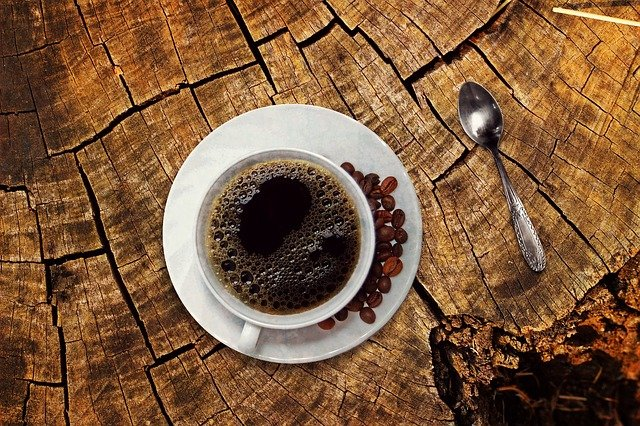
#> input picture source/coffee05.jpg, 640 x 426 px
$ python 04_img_processing_blur.py
#> lines starting #> are read from the running program, lines starting #| are printed output that depends on the picture
### stacking_images.py
import cv2
import numpy as np

# image stack function from https://www.murtazahassan.com/
def stackImages(scale,imgArray):
    rows = len(imgArray)
    cols = len(imgArray[0])
    rowsAvailable = isinstance(imgArray[0], list)
    width = imgArray[0][0].shape[1]
    height = imgArray[0][0].shape[0]
    if rowsAvailable:
        for x in range ( 0, rows):
            for y in range(0, cols):
                if imgArray[x][y].shape[:2] == imgArray[0][0].shape [:2]:
                    imgArray[x][y] = cv2.resize(imgArray[x][y], (0, 0), None, scale, scale)
                else:
                    imgArray[x][y] = cv2.resize(imgArray[x][y], (imgArray[0][0].shape[1], imgArray[0][0].shape[0]), None, scale, scale)
                if len(imgArray[x][y].shape) == 2: imgArray[x][y]= cv2.cvtColor( imgArray[x][y], cv2.COLOR_GRAY2BGR)
        imageBlank = np.zeros((height, width, 3), np.uint8)
        hor = [imageBlank]*rows
        hor_con = [imageBlank]*rows
        for x in range(0, rows):
            hor[x] = np.hstack(imgArray[x])
        ver = np.vstack(hor)
    else:
        for x in range(0, rows):
            if imgArray[x].shape[:2] == imgArray[0].shape[:2]:
                imgArray[x] = cv2.resize(imgArray[x], (0, 0), None, scale, scale)
            else:
                imgArray[x] = cv2.resize(imgArray[x], (imgArray[0].shape[1], imgArray[0].shape[0]), None,scale, scale)
            if len(imgArray[x].shape) == 2: imgArray[x] = cv2.cvtColor(imgArray[x], cv2.COLOR_GRAY2BGR)
        hor= np.hstack(imgArray)
        ver = hor
    return ver

# [22 lines of commented-out code are left out]

### 04_img_processing_blur.py
"""
Blur ช่วยลด noise ได้ภาพที่เรียบเนียนกว่า convolution
มี 3 แบบ
 - mean blur
 - median blur
 - gaussian blur
"""
import cv2
import numpy as np
from stacking_images import stackImages

img = cv2.imread('source/coffee05.jpg', 0)
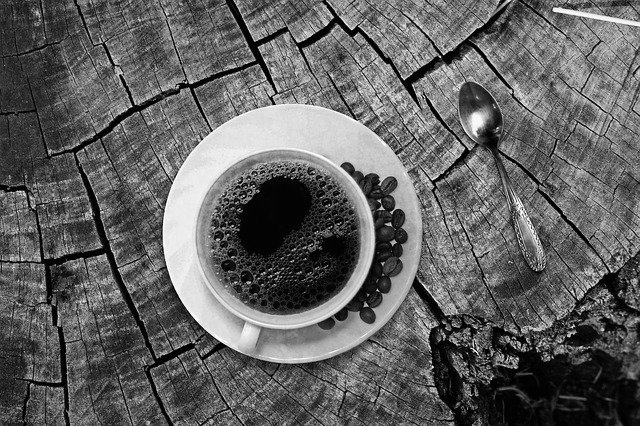
#> img: shape (426, 640); min 0, max 255, mean 97.8

k = 5

imgMeanBlur = cv2.blur(img, (k,k))
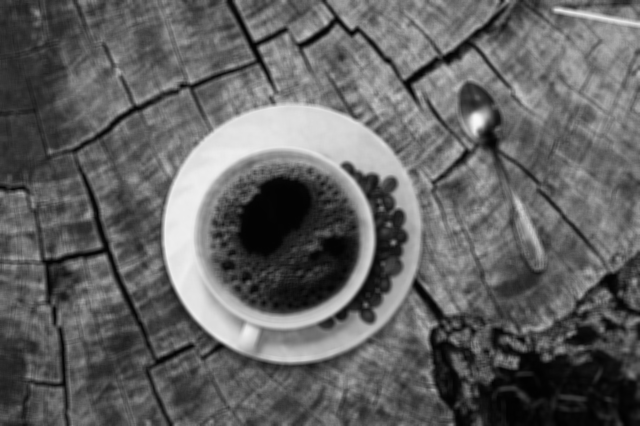
#> imgMeanBlur: shape (426, 640); min 1, max 249, mean 97.8
imgMedianBlur = cv2.medianBlur(img, k)
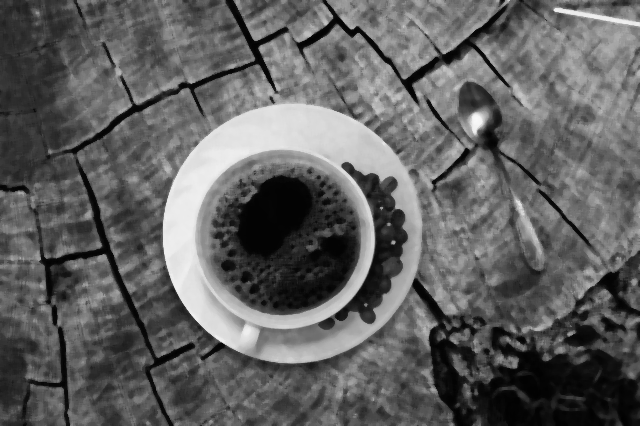
#> imgMedianBlur: shape (426, 640); min 1, max 249, mean 96.9
imgGaussianBlur = cv2.GaussianBlur(img, (k,k), 0)

stackImg = stackImages(0.75, [[img, imgMeanBlur],[imgMedianBlur, imgGaussianBlur]])
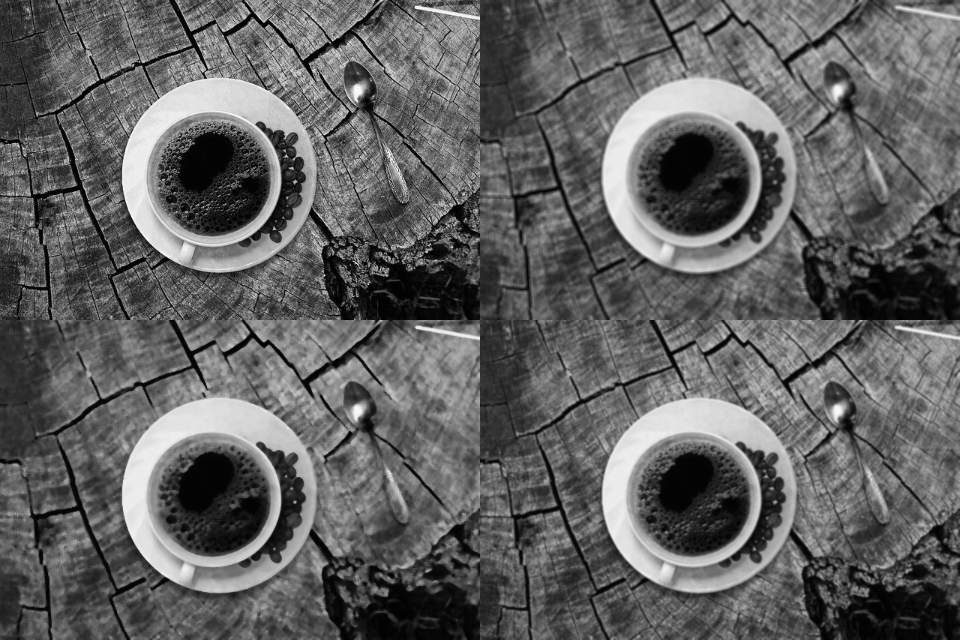
#> stackImg: shape (640, 960, 3); min 0, max 253, mean 97.4
cv2.imshow('output', stackImg)
cv2.waitKey(0)
cv2.destroyAllWindows()

$ run again, with source/legos04.jpg copied over source/coffee05.jpg
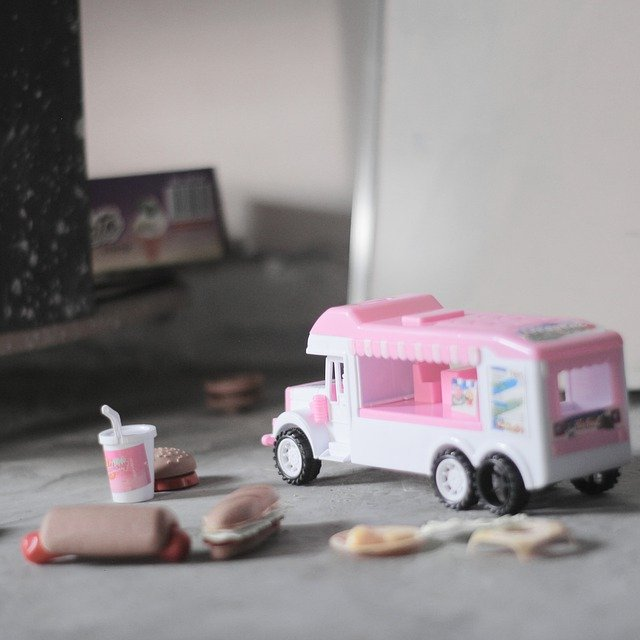
#> input picture source/legos04.jpg, 640 x 640 px
#> `img = cv2.imread('source/coffee05.jpg', 0)`:
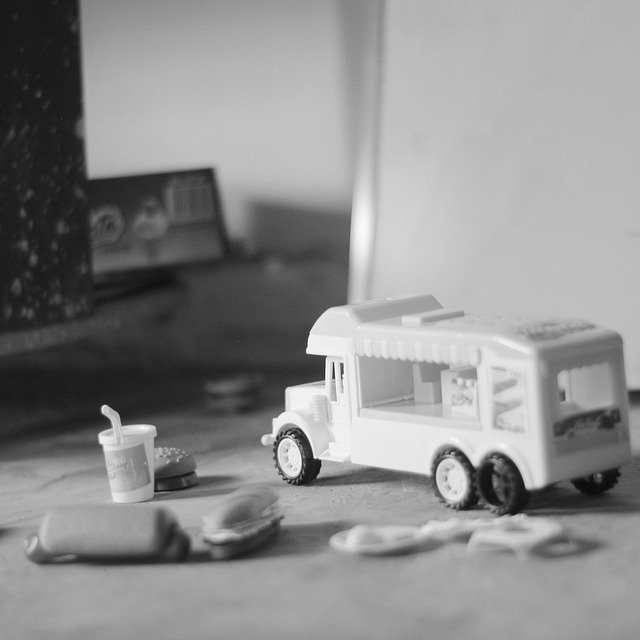
#> img: shape (640, 640); min 6, max 255, mean 140.6
#> `stackImg = stackImages(0.75, [[img, imgMeanBlur],[imgMedianBlur, imgGa..`:
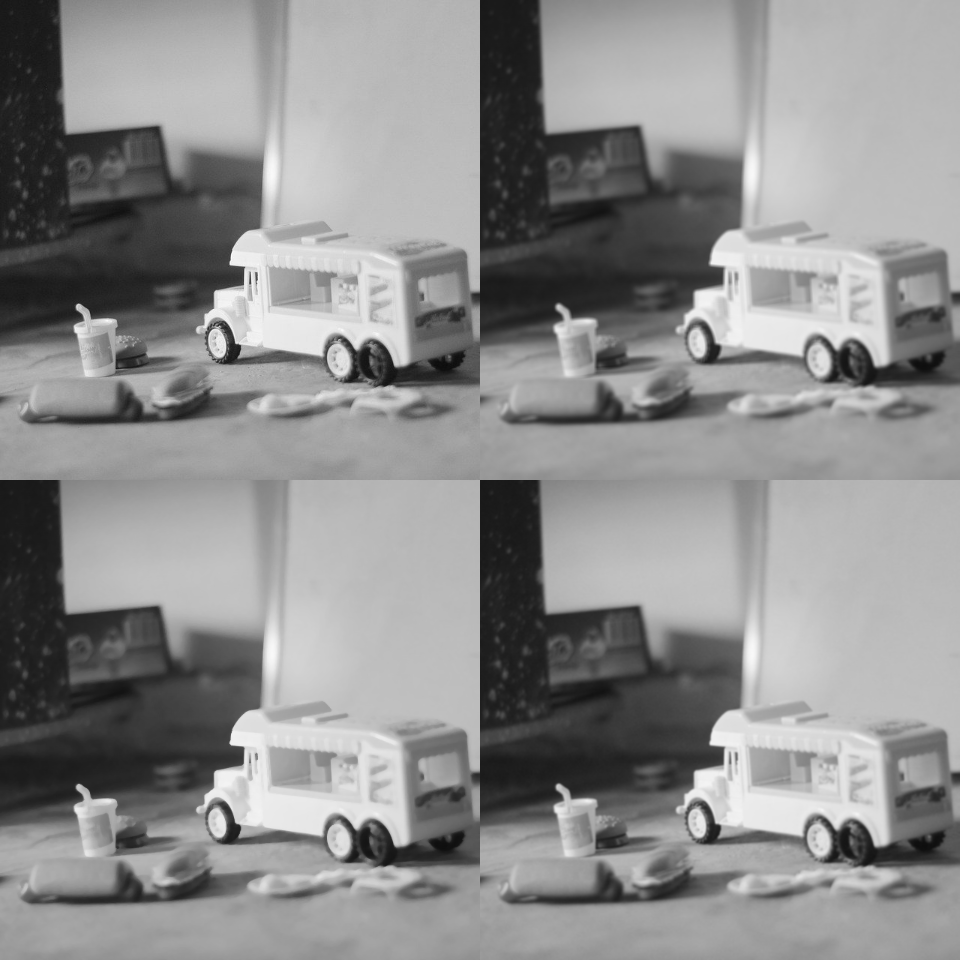
#> stackImg: shape (960, 960, 3); min 11, max 252, mean 140.6
